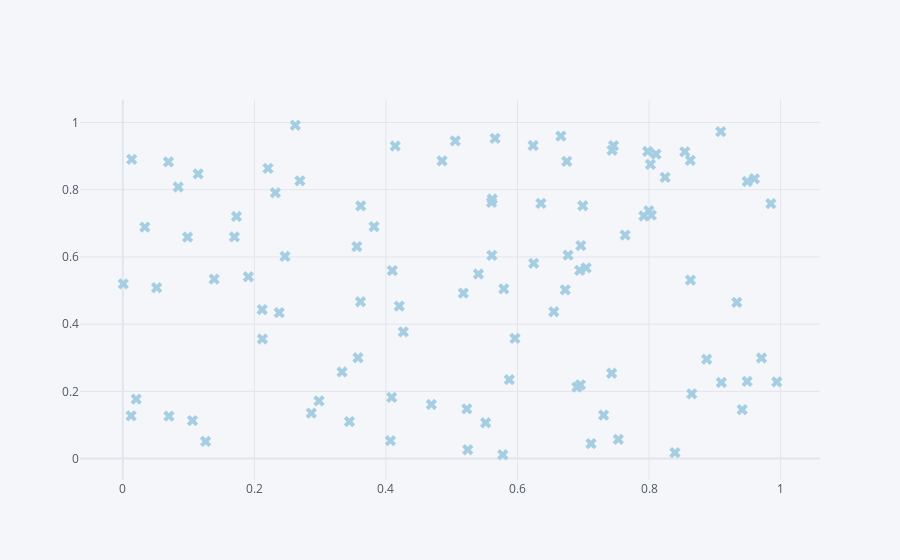

Write notebook code for a chart like this one.
### Code cell
df.iplot(kind='scatter',x='a',y='b',mode='markers',size=10,symbol='x',colorscale='paired')
